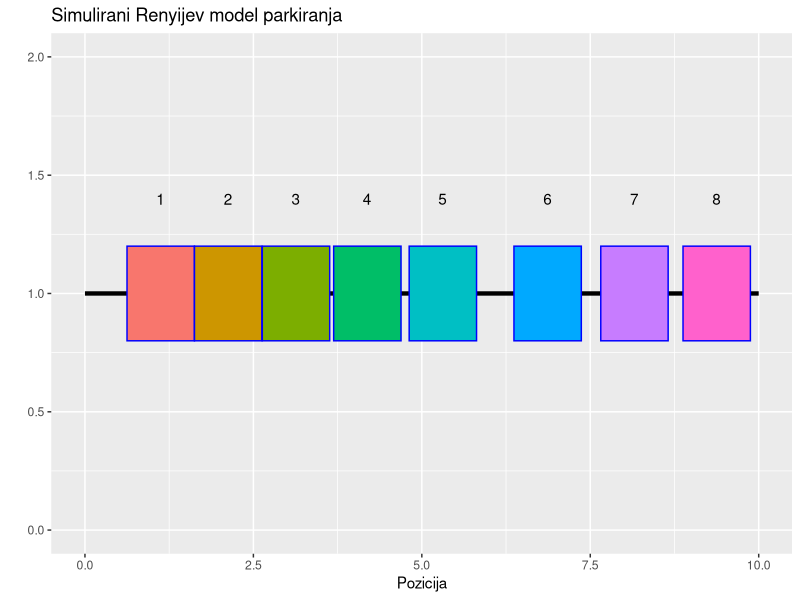

The R source for this figure:
## ---- chunk 1
knitr::opts_chunk$set(echo = TRUE)
library(ggplot2)
## ---- chunk 2
renyi_positions <- function(n, k, offset = 0) {
  if (n < k) {
    return(numeric(0))
  }
  
  x <- runif(1, 0, n - k)
  
  # Lijevi rub automobila
  pos <- offset + x
  
  left_positions <- renyi_positions(x, k, offset)
  right_positions <- renyi_positions(n - k - x, k, offset + x + k)
  
  c(pos, left_positions, right_positions)
}
## ---- chunk 3
set.seed(12)

n <- 10
k <- 1

positions <- renyi_positions(n, k)
positions <- sort(positions)

dfCars <- data.frame(
  car = seq_along(positions),
  start = positions,
  end = positions + k
)

ggplot() + 
  geom_segment(aes(x = 0, xend = n, y = 1, yend = 1), size = 1.5) +
  geom_rect(data = dfCars,
            aes(xmin = start, xmax = end, ymin = 0.8, ymax = 1.2, fill = factor(car)), color = "blue") +
  geom_text(data = dfCars, aes(x = (start + end) / 2, y = 1.4, label = car)) +
    scale_fill_discrete(guide = "none") +
    scale_x_continuous(limits = c(0, n)) + 
    scale_y_continuous(limits = c(0, 2)) +
  labs(x = "Pozicija", y = "", title = "Simulirani Renyijev model parkiranja")

